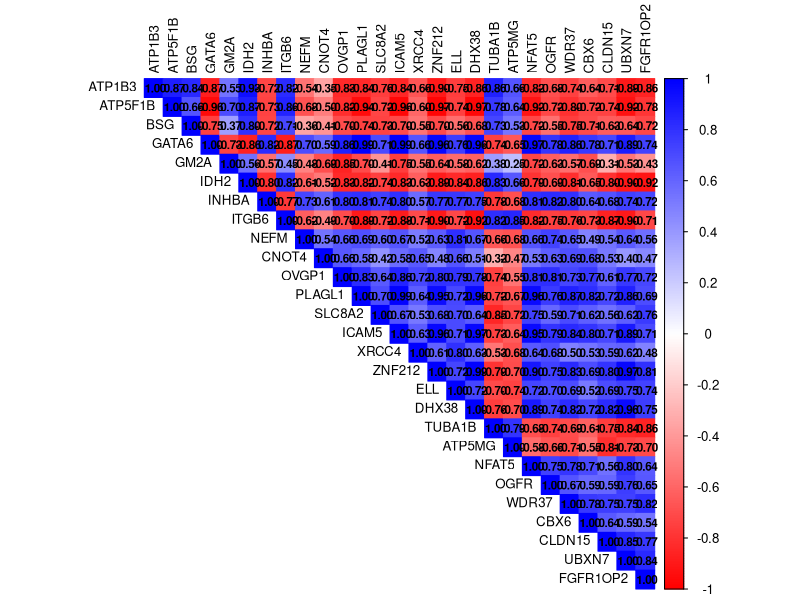
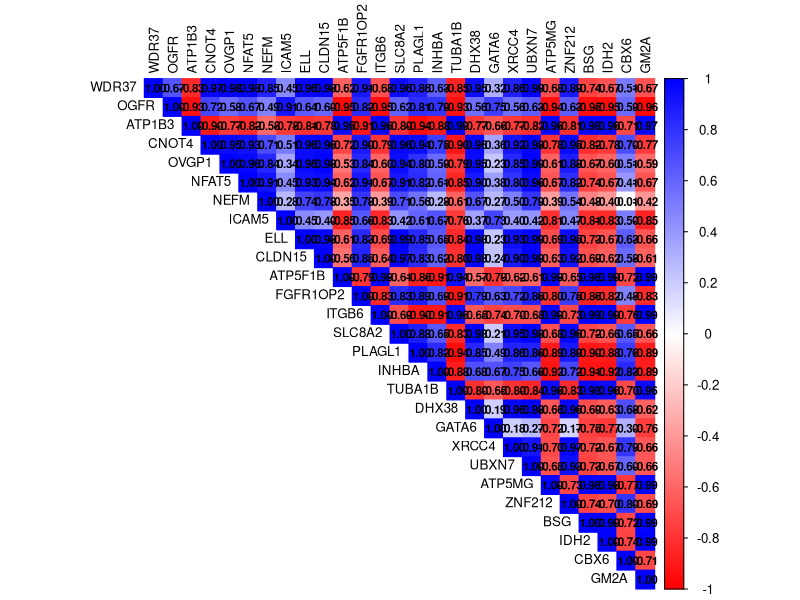
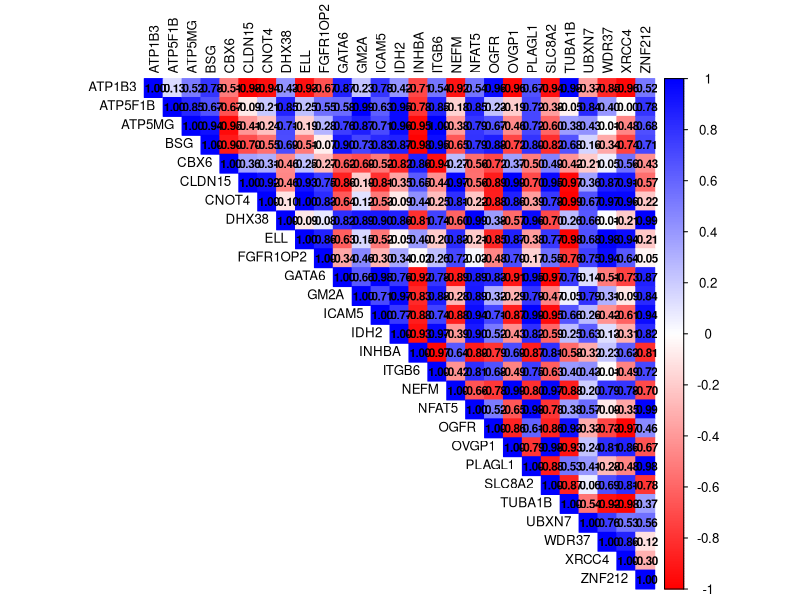

These charts were generated, in order, by the following R code:


###################################################### RNA #############################

setwd("E:/DWCT/DEG/GSE219036_6_june/JUNE_24/Correlation")

# Load necessary libraries
#install.packages("corrplot")
library(corrplot)
packageVersion("corrplot")

# Load your gene expression data
gene_expression_data_14_genes <- read.csv("Fibro_27.csv" , header = TRUE,row.names = 1)

head(gene_expression_data_14_genes)

marker_genes <- colnames(gene_expression_data_14_genes)


# Compute Pearson correlation between the marker genes
gene_correlation_matrix <- cor(gene_expression_data_14_genes, method = "pearson")

# Visualize the correlation matrix
corrplot(gene_correlation_matrix, method = "color", 
         type = "upper", tl.col = "black", tl.cex = 0.8,
         addCoef.col = "black", number.cex = 0.7, 
         col = colorRampPalette(c("red", "white", "blue"))(200))
getwd()

gene_correlation_matrix <- as.data.frame(gene_correlation_matrix)
write.csv(gene_correlation_matrix, file = "27_fibro_correlation_matrix.csv")

# 11_all_MPXV

#setwd("E:/DWCT/DEG/GSE219036_6_june/Co-relation")

# Load necessary libraries
#install.packages("corrplot")
library(corrplot)
packageVersion("corrplot")

# Load your gene expression data
gene_expression_data_14_genes <- read.csv("RNA_27.csv" , header = TRUE,row.names = 1)

head(gene_expression_data_14_genes)

marker_genes <- colnames(gene_expression_data_14_genes)


# Compute Pearson correlation between the marker genes
gene_correlation_matrix <- cor(gene_expression_data_14_genes, method = "pearson")


# Visualize the correlation matrix
corrplot(gene_correlation_matrix, method = "color", 
         type = "upper", tl.col = "black", tl.cex = 0.8,
         addCoef.col = "black", number.cex = 0.7, 
         col = colorRampPalette(c("red", "white", "blue"))(200))

gene_correlation_matrix <- as.data.frame(gene_correlation_matrix)
write.csv(gene_correlation_matrix, file = "27_Rna_correlation_matrix.csv")


# 6_old_MPXV

setwd("E:/DWCT/DEG/GSE219036_6_june/Co-relation")

# Load necessary libraries
install.packages("corrplot")
library(corrplot)
packageVersion("corrplot")

# Load your gene expression data
gene_expression_data_14_genes <- read.csv("27_LFC_Cor.csv" , header = TRUE,row.names = 1)

head(gene_expression_data_14_genes)

marker_genes <- colnames(gene_expression_data_14_genes)


# Compute Pearson correlation between the marker genes
gene_correlation_matrix <- cor(gene_expression_data_14_genes, method = "pearson")

# Visualize the correlation matrix
corrplot(gene_correlation_matrix, method = "color", 
         type = "upper", tl.col = "black", tl.cex = 0.8,
         addCoef.col = "black", number.cex = 0.7, 
         col = colorRampPalette(c("red", "white", "blue"))(200))

gene_correlation_matrix <- as.data.frame(gene_correlation_matrix)
write.csv(gene_correlation_matrix, file = "27_LFC_correlation_matrix.csv")
